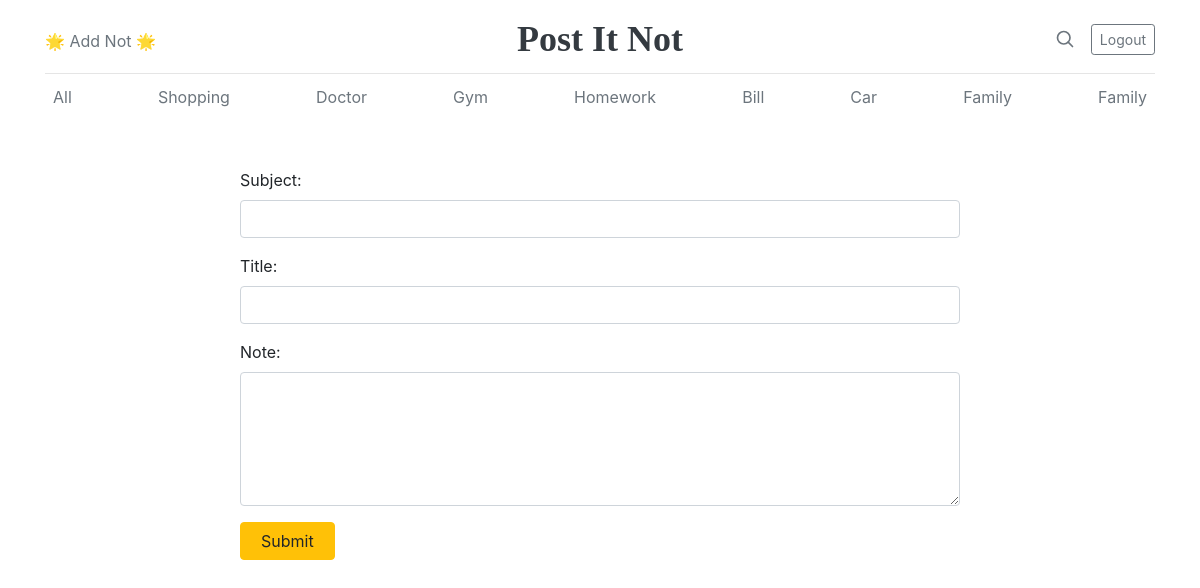
The page /addNot/ (signed in) on the database its author committed.
### postitnotapp/models.py (models this page shows, shortened)
class AddNot(models.Model):
    author = models.CharField(max_length=50)
    note_subject = models.CharField(max_length=50)
    note_title = models.CharField(max_length=50)
    note = models.CharField(max_length=800)

### postitnotapp/views.py (the view)
# urls.py: path("addNot/", views.addNot, name="addNot"),
@login_required(login_url="/login")
def addNot(request):
    allNot = models.AddNot.objects.filter(Q(author=request.user)).all()
    return render(request,"postitnotapp/addNot.html",context={"allNot":allNot})

### postitnotapp/templates/postitnotapp/addNot.html (shortened to what this page needs)
{% extends "base.html" %}
{% block content %}
{% if request.user.is_authenticated %}
      <div class="nav-scroller py-1 mb-2">
            <nav class="nav d-flex justify-content-between">
                <a class="p-2 text-muted" href="{% url 'postitnotapp:index' %}">All</a>
                {% for note in allNot %}
                <a class="p-2 text-muted" href="{% url 'postitnotapp:subjectview' sybject=note.note_subject %}" name="subject">{{note.note_subject}}</a>
                {% endfor %}
            </nav>
      </div>
{% endif %}
<form action="{% url 'postitnotapp:postit' %}" method="POST">
<div class="container" style="width: 750px; margin-top: 50px;">
    <div class="form-group">
    <label for="subject">Subject:</label>
    <input type="text" class="form-control" id="subject" name="subject">
  </div>
  <div class="form-group">
    <label for="title">Title:</label>
    <input type="text" class="form-control" id="title" name="title">
  </div>
  <div class="form-group">
    <label for="note">Note:</label>
    <textarea class="form-control" rows="5" id="note" name="note"></textarea>
  </div>
  <button type = "submit" class = "btn btn-warning" style="padding-left: 20px; padding-right: 20px;">Submit</button>
</div>
</form>
{% endblock %}

### templates/base.html (style rules this page uses)
.nav-scroller { position: relative; z-index: 2; height: 2.75rem; overflow-y: hidden; }
.nav-scroller .nav { display: -webkit-box; display: -ms-flexbox; display: flex; -ms-flex-wrap: nowrap; flex-wrap: nowrap; padding-bottom: 1rem; margin-top: -1px; overflow-x: auto; text-align: center; white-space: nowrap; -webkit-overflow-scrolling: touch; }
:root { --blue:#007bff;--indigo:#6610f2;--purple:#6f42c1;--pink:#e83e8c;--red:#dc3545;--orange:#fd7e14;--yellow:#ffc107;--green:#28a745;--teal:#20c997;--cyan:#17a2b8;--white:#fff;--gray:#6c757d;--gray-dark:#343a40;--primary:#007bff;--secondary:#6c757d;--success:#28a745;--info:#17a2b8;--warning:#ffc107;--danger:#dc3545;--light:#f8f9fa;--dark:#343a40;--breakpoint-xs:0;--breakpoint-sm:576px;--breakpoint-md:768px;--breakpoint-lg:992px;--breakpoint-xl:1200px;--font-family-sans-serif:-apple-system,BlinkMacSystemFont,"Segoe UI",Roboto,"Helvetica Neue",Arial,sans-serif,"Apple Color Emoji","Segoe UI Emoji","Segoe UI Symbol";--font-family-monospace:SFMono-Regular,Menlo,Monaco,Consolas,"Liberation Mono","Courier New",monospace }
*,::after,::before { box-sizing:border-box }
html { font-family:sans-serif;line-height:1.15;-webkit-text-size-adjust:100%;-ms-text-size-adjust:100%;-ms-overflow-style:scrollbar;-webkit-tap-highlight-color:transparent }
article,aside,dialog,figcaption,figure,footer,header,hgroup,main,nav,section { display:block }
body { margin:0;font-family:-apple-system,BlinkMacSystemFont,"Segoe UI",Roboto,"Helvetica Neue",Arial,sans-serif,"Apple Color Emoji","Segoe UI Emoji","Segoe UI Symbol";font-size:1rem;font-weight:400;line-height:1.5;color:#212529;text-align:left;background-color:#fff }
a { color:#007bff;text-decoration:none;background-color:transparent;-webkit-text-decoration-skip:objects }
label { display:inline-block;margin-bottom:.5rem }
button { border-radius:0 }
button,input,optgroup,select,textarea { margin:0;font-family:inherit;font-size:inherit;line-height:inherit }
button,input { overflow:visible }
button,select { text-transform:none }
[type=reset],[type=submit],button,html [type=button] { -webkit-appearance:button }
textarea { overflow:auto;resize:vertical }
.container { width:100%;padding-right:15px;padding-left:15px;margin-right:auto;margin-left:auto }
@media (min-width:576px) { .container { max-width:540px } }
@media (min-width:768px) { .container { max-width:720px } }
@media (min-width:992px) { .container { max-width:960px } }
@media (min-width:1200px) { .container { max-width:1140px } }
.form-control { display:block;width:100%;padding:.375rem .75rem;font-size:1rem;line-height:1.5;color:#495057;background-color:#fff;background-clip:padding-box;border:1px solid #ced4da;border-radius:.25rem;transition:border-color .15s ease-in-out,box-shadow .15s ease-in-out }
.form-control::placeholder { color:#6c757d;opacity:1 }
.form-group { margin-bottom:1rem }
.btn { display:inline-block;font-weight:400;text-align:center;white-space:nowrap;vertical-align:middle;-webkit-user-select:none;-moz-user-select:none;-ms-user-select:none;user-select:none;border:1px solid transparent;padding:.375rem .75rem;font-size:1rem;line-height:1.5;border-radius:.25rem;transition:color .15s ease-in-out,background-color .15s ease-in-out,border-color .15s ease-in-out,box-shadow .15s ease-in-out }
.btn:not(:disabled):not(.disabled) { cursor:pointer }
.btn-warning { color:#212529;background-color:#ffc107;border-color:#ffc107 }
.nav { display:-webkit-box;display:-ms-flexbox;display:flex;-ms-flex-wrap:wrap;flex-wrap:wrap;padding-left:0;margin-bottom:0;list-style:none }
.d-flex { display:-webkit-box!important;display:-ms-flexbox!important;display:flex!important }
.justify-content-between { -webkit-box-pack:justify!important;-ms-flex-pack:justify!important;justify-content:space-between!important }
.mb-2,.my-2 { margin-bottom:.5rem!important }
.pt-1,.py-1 { padding-top:.25rem!important }
.pb-1,.py-1 { padding-bottom:.25rem!important }
.p-2 { padding:.5rem!important }

### rows shown on the page
AddNot: note_subject "Shopping"
AddNot: note_subject "Doctor"
AddNot: note_subject "Gym"
AddNot: note_subject "Homework"
AddNot: note_subject "Bill"
AddNot: note_subject "Car"
AddNot: note_subject "Family"
AddNot: note_subject "Family"
